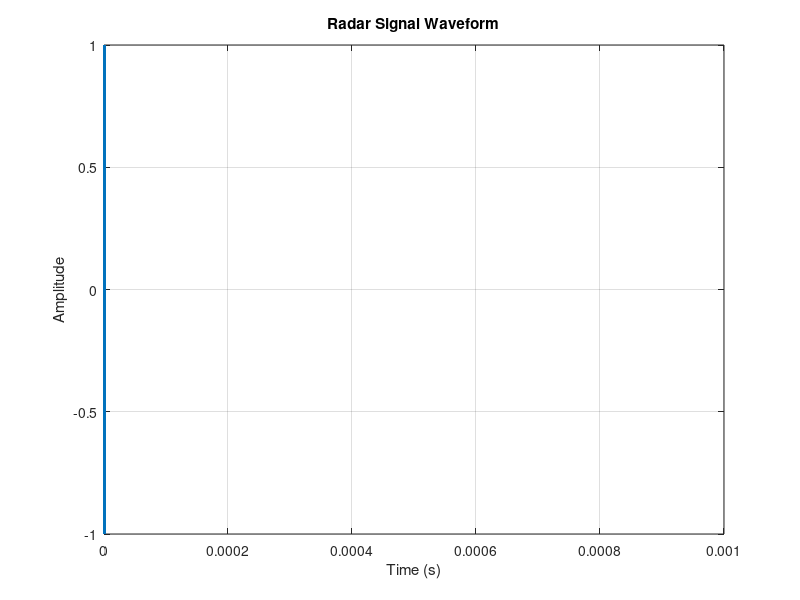

Source code (MATLAB):
% Define parameters
A = 1; % signal amplitude
Tp = 2e-6; % pulse time in seconds
fc = 3e9; % radar frequency in Hz
T = 1e-3; % period in seconds
fs = 10*fc; % sampling frequency in Hz
N = round(T*fs); % number of samples per period
t = (0:N-1)/fs; % time vector

% Generate signal
rect = @(x) (abs(x) <= 0.5); % define rectangular function
s = A * rect(t/Tp) .* cos(2*pi*fc*t); % generate signal

% Plot signal
plot(t,s)
xlabel('Time (s)')
ylabel('Amplitude')
title('Radar Signal Waveform')
grid on
